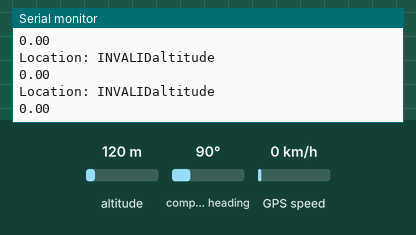
The sketch below on a simulated Arduino Uno, built with avr-gcc and run on an emulated ATmega328P. On the bench: the last lines printed to the serial monitor. The test bench sets the inputs (shaded band); at power-on: altitude 120 m, compass heading 90°, GPS speed 0 km/h. The GPS gets a fix after 3 s at 37.7749, -122.4194 with 8 satellites.

Above: at 1.2 s.
1.3 s: altitude set to 20 m
At 3.6 s:
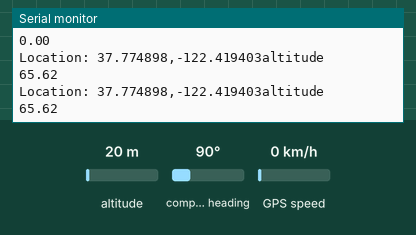
4.6 s: altitude set to 250 m
At 5.9 s:
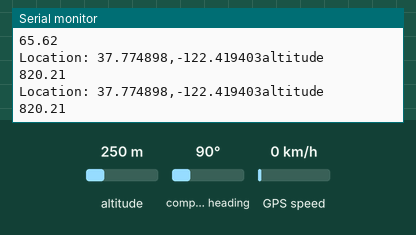
6.1 s: altitude set to 500 m
At 7.9 s:
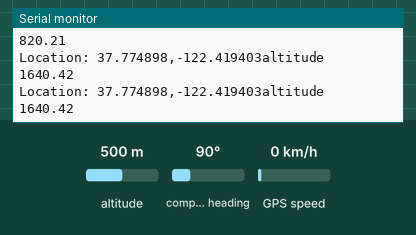
Timing chart, 0 to 9.4 s (numbered marks = the images above; inputs shaded):
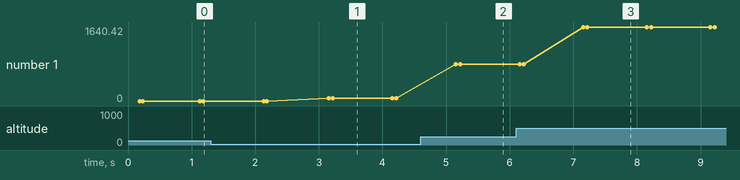

The sketch:

gps.ino
```cpp
#include <TinyGPS++.h>
#include <SoftwareSerial.h>
/*
   This sample sketch demonstrates the normal use of a TinyGPS++ (TinyGPSPlus) object.
   It requires the use of SoftwareSerial, and assumes that you have a
   4800-baud serial GPS device hooked up on pins 4(rx) and 3(tx).
*/
static const int RXPin = 4, TXPin = 3;
static const uint32_t GPSBaud = 9600;

// The TinyGPS++ object
TinyGPSPlus gps;

// The serial connection to the GPS device
SoftwareSerial ss(RXPin, TXPin);

void setup()
{
  Serial.begin(9600);
  ss.begin(GPSBaud);

  Serial.println(F("DeviceExample.ino"));
  Serial.println(F("A simple demonstration of TinyGPS++ with an attached GPS module"));
  Serial.print(F("Testing TinyGPS++ library v. ")); Serial.println(TinyGPSPlus::libraryVersion());
  Serial.println(F("by Mikal Hart"));
  Serial.println();
}

void loop()
{
  // This sketch displays information every time a new sentence is correctly encoded.
  while (ss.available() > 0)
    if (gps.encode(ss.read()))
      displayInfo();

  if (millis() > 5000 && gps.charsProcessed() < 10)
  {
    Serial.println(F("No GPS detected: check wiring."));
    while(true);
  }
}

void displayInfo()
{
  Serial.print(F("Location: "));
  if (gps.location.isValid())
  {
    Serial.print(gps.location.lat(), 6);
    Serial.print(F(","));
    Serial.print(gps.location.lng(), 6);
  }
  else
  {
    Serial.print(F("INVALID"));
  }
  Serial.println("altitude              ");
  Serial.print(gps.altitude.feet());
  Serial.println();
}
```

Measured:
- after the input at 1.3 s, the serial monitor: prints a new line after 1.9 s (image 1)
- after the input at 4.6 s, the serial monitor: prints a new line after 0.56 s (image 2)
- after the input at 6.1 s, the serial monitor: prints a new line after 1.1 s (image 3)
- plotted number 1: 0 → 65.62 after the input at 1.3 s, 65.62 → 820.21 after the input at 4.6 s, 820.21 → 1640.42 after the input at 6.1 s
